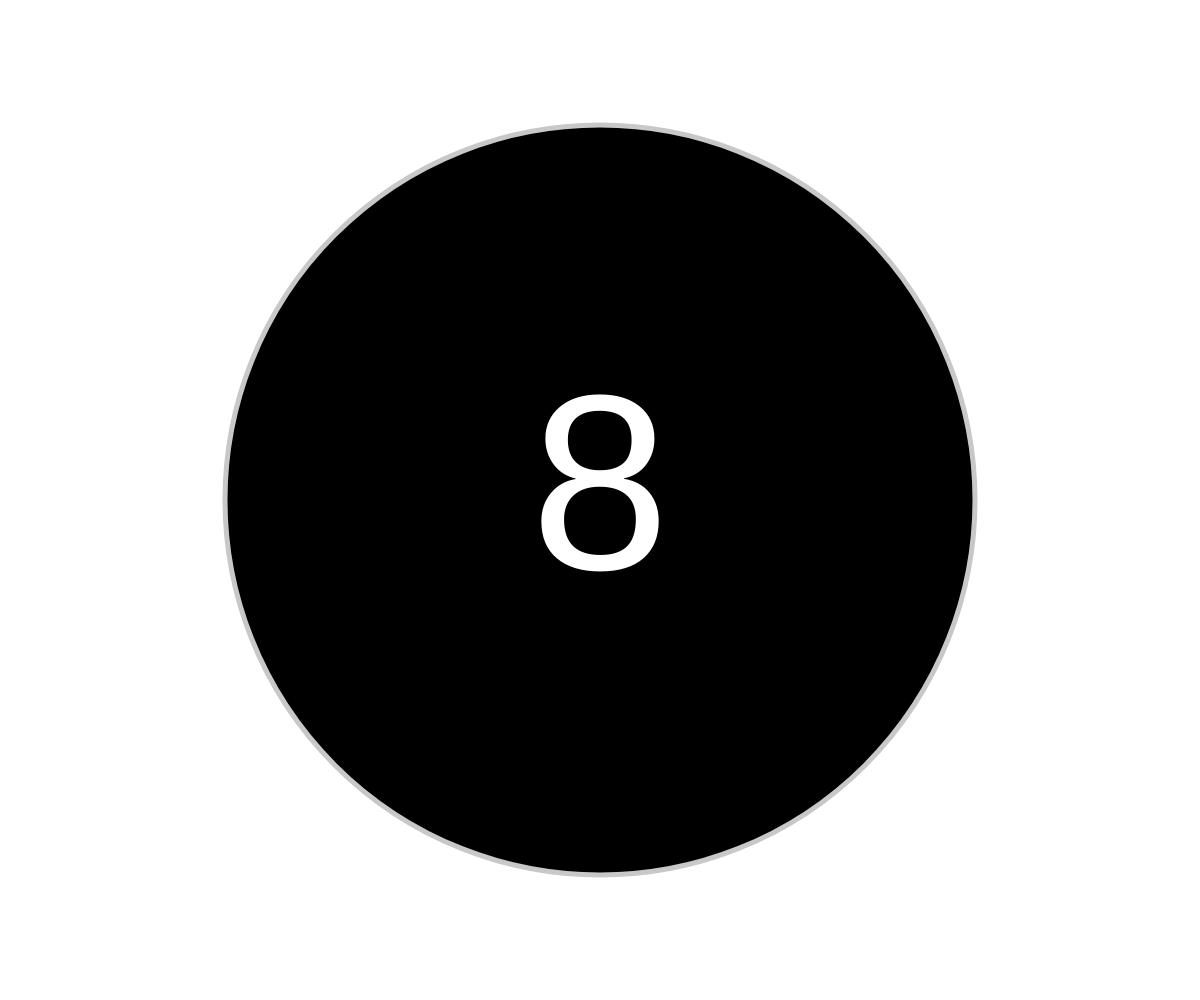
Frame 1 (no input)
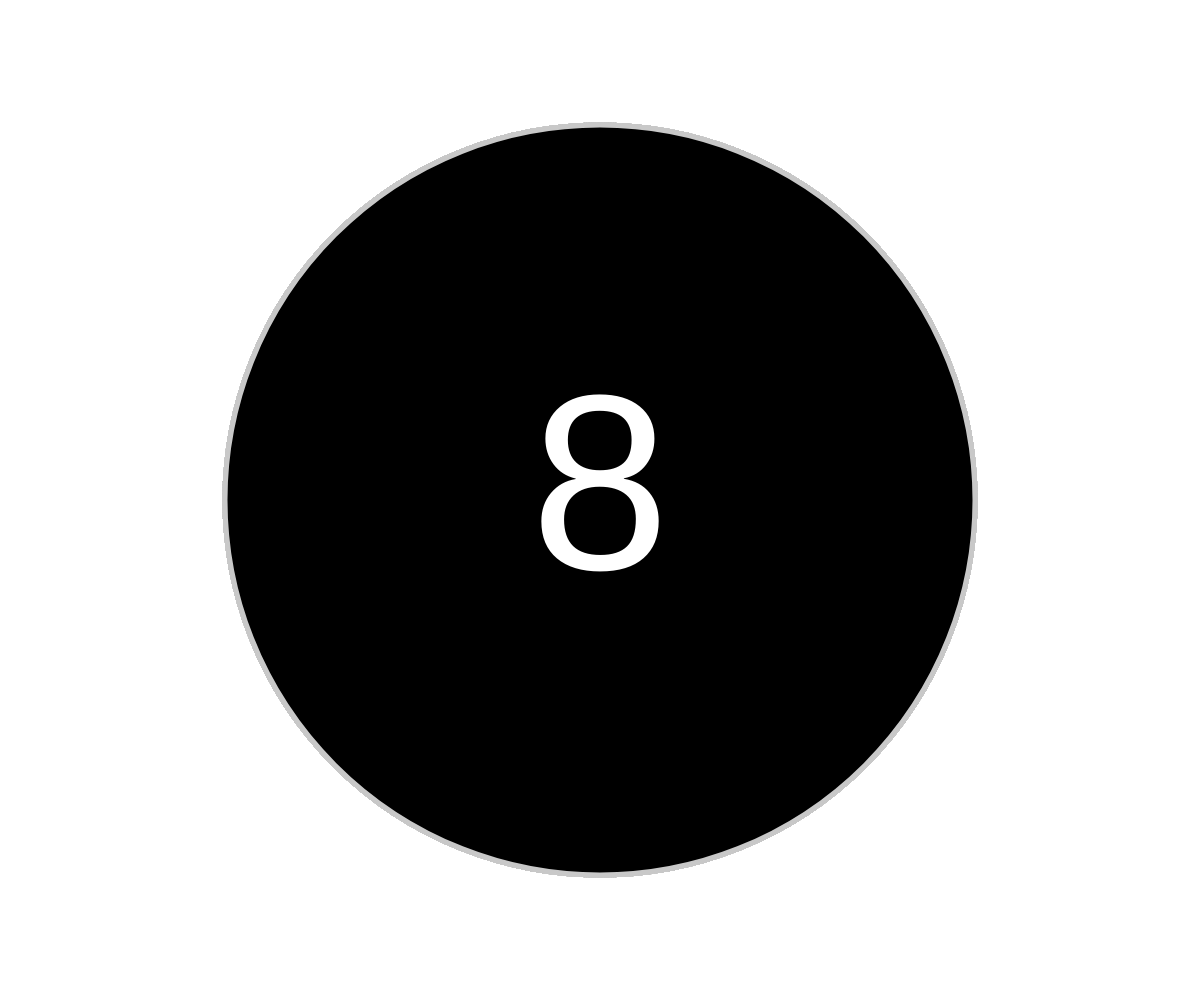
Frame 60 (no input)
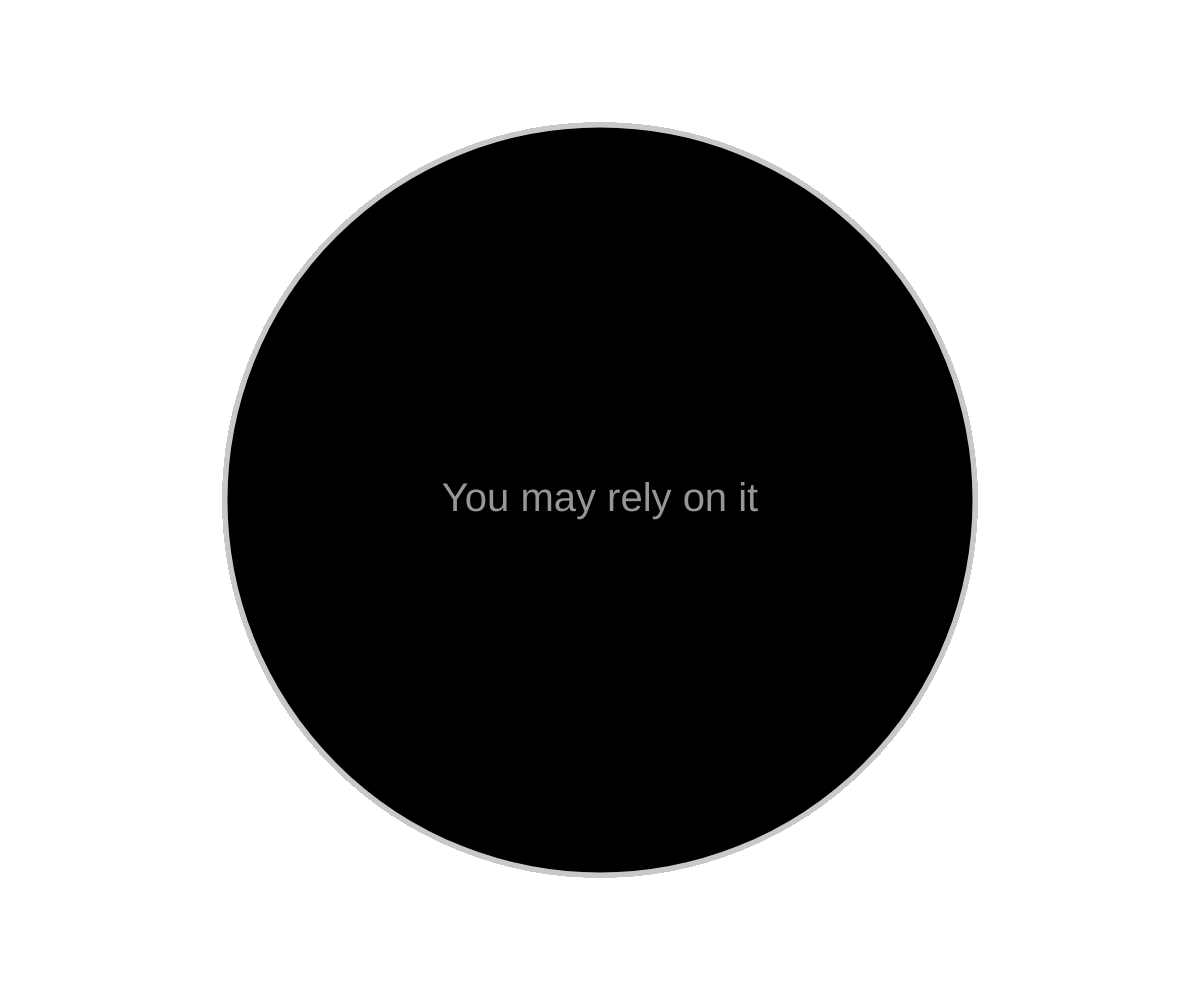
Frame 120 (the mouse pressed at the canvas centre since frame 60)

The p5.js sketch that drew these frames (run headless with seeded random() and noise() and a simulated clock; from frame 60 on, the mouse is pressed at the canvas centre):

// p5.js sketch
// ── sketch.js
var state = 'waiting';
var answers = ["As I see it, yes", "Ask again later", "Better not tell you now", "Cannot predict now", "Concentrate and\nask again", "Don’t count on it", "It is certain", "It is decidedly so", "Most likely", "My reply is no", "My sources say no", "Outlook not so good", "Outlook good", "Reply hazy, try again", "Signs point to yes", "Very doubtful", "Without a doubt", "Yes", "Yes – definitely", "You may rely on it"]

var ball;
function setup() {
    createCanvas(innerWidth, innerHeight);
    noStroke();

    ball = new Ball();
    ball.updateAnswer();
}

function draw() {
    if (state == 'waiting' || state == 'answering') {
        ball.update();
        ball.doMagic();
    }
}

function mousePressed() {
    state = 'answering';
    ball.updateAnswer();
    ball.alpha = 0;
}

// ── ball.js
function Ball() {
    this.pos = createVector(width/2, height/2);
    this.s = height*.75;
    this.answer;
    this.alpha = 0;


    this.update = function() {
        fill(0);
        stroke(200);
        strokeWeight(5);
        ellipse(this.pos.x, this.pos.y, this.s);
    }

    this.updateAnswer = function() {
        this.answer = answers[Math.floor(Math.random()*answers.length)]
    }

    this.doMagic = function() {
        if (state == 'waiting') {
            fill(255);
            textSize(250);
            noStroke();
            textAlign(CENTER, CENTER);
            text('8', this.pos.x, this.pos.y);
        } else if (state == 'answering') {
            fill('rgba(255, 255, 255, '+this.alpha+')');
            this.alpha += .01;
            textSize(40);
            noStroke();
            textAlign(CENTER, CENTER);
            text(this.answer, this.pos.x, this.pos.y);

            if (alpha > 1) {
                this.alpha = 0;
                state = 'answered';
            }
        }
    }
}
